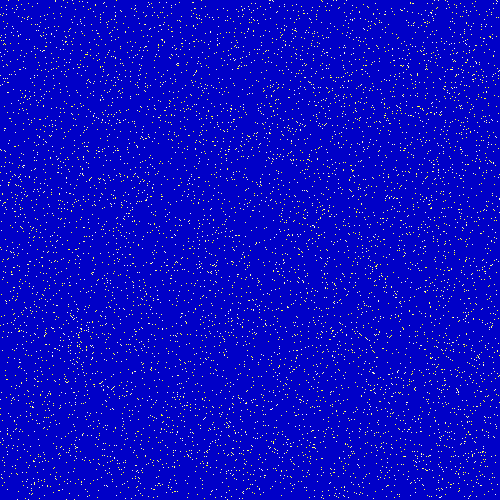
Frame 1 (no input)
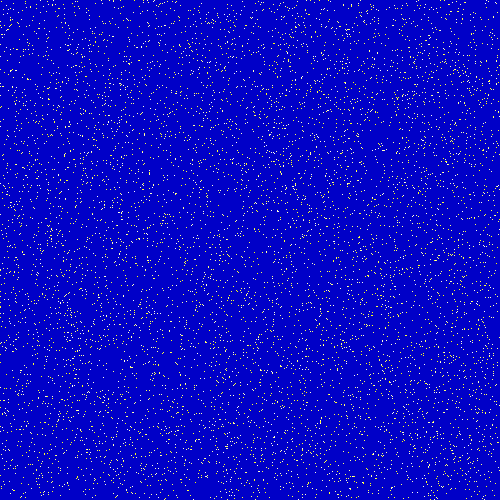
Frame 60 (the mouse pressed at the canvas centre just before this capture)
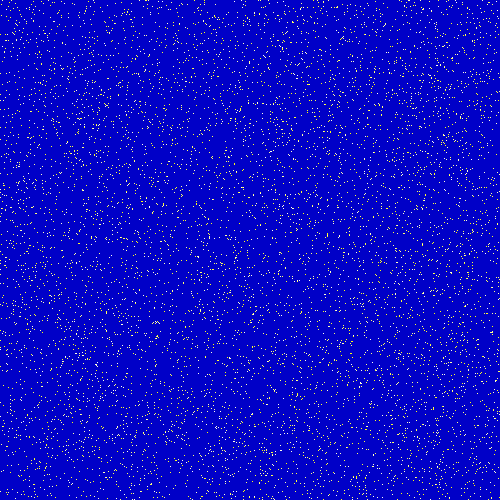
Frame 120 (the mouse held since frame 60 and released just before this capture)

The Processing sketch that drew these frames (run headless with seeded random() and noise(); from frame 60 on, the mouse is pressed at the canvas centre):

// Processing sketch: points03
// ── points03.pde
//"BŁĄDZĄCE PUNKTY" - MODEL RUCHU BROWNA CZĄSTECZEK - BŁĄDZENIE LOSOWE
////////////////////////////////////////////////////////////////////////
int FR=100; //Ile klatek na sekundę
int Size=10000;//Ile cząstek
float maxd=3;//Jaki największy ruch 
float[] h=new float[Size];//new float;//height/2; //Położenie pionowe
float[] x=new float[Size];//width/2;  //Położenie poziome

void setup() //Jest wykonywane raz - po uruchomieniu. Nie musi być na poczatku kodu ale jest
{
size(500,500);
noSmooth();
for(int i=0;i<Size;i++)
{
  h[i]=random(500);
  x[i]=random(500);
}
background(0,0,200);//rgB
frameRate(FR);
}
              
int count=0;//Licznik klatek obrazu
void draw() //Jest wykonywane w niewidocznej pętli
{
  count++; //Zliczanie klatek
  
  //Właściwy model
  for(int i=0;i<Size;i++)
  {
    float newh=(h[i]+random(maxd*2)-maxd); //Zmień wysokość o mały losowy składnik
    float newx=(x[i]+random(maxd*2)-maxd); //Analogicznie powiększ położenie poziome

    //Odbijamy od ścianek okna! Upraszczamy mechanizm odbicia
    if(newh<0) 
    {
      newh=0;//Trochę oszukujemy - nie może trafić w ścianę
    }
    else
    if(height<newh)
    {
      newh=height;//Trochę oszukujemy
    }
  
    if(newx<0)
    {
       newx=0;//Trochę oszukujemy
    }
    else
    if(width<newx)
    {
       newx=width;//Trochę oszukujemy
    }
    
    //Zmiana pozycji od razu z wizualizacją
    stroke(0,0,200);//Tło
    point(x[i],height-h[i]);
    x[i]=newx;
    h[i]=newh;
    stroke(255,255,i%255);//Każdy ma swój odcien
    point(x[i],height-h[i]);
  }  
}
